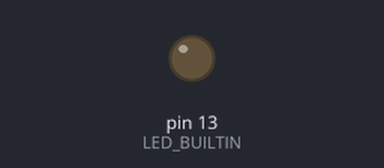
A sketch run on a simulated Arduino Uno, built with avr-gcc and run on an emulated ATmega328P. Shown: output pins drawn as LEDs (lit = HIGH).

Above: at 1.8 s.
At 6.07 s:
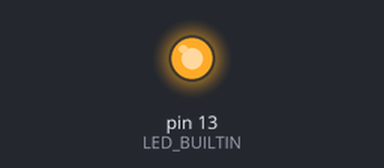
Timing chart, 0 to 6.4 s (numbered marks = the images above):
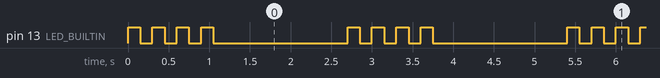

Measured:
- by itself, pin 13 (LED_BUILTIN): repeats every 2.7 s: 3 × (LOW 0.15 s, HIGH 0.15 s), LOW 1.7 s, HIGH 0.15 s
- by itself, everything shown: repeats every 2.7 s, in 8 steps

The sketch:

10-repeticiones-contadas-con-for.ino
```cpp
// Curso PX-32 — Lección 10: contar destellos con for.
const int DESTELLOS = 4;
const int INTERVALO_MS = 150;

void setup() {
  pinMode(LED_BUILTIN, OUTPUT);
}

void loop() {
  for (int contador = 0; contador < DESTELLOS; contador = contador + 1) {
    digitalWrite(LED_BUILTIN, HIGH);
    delay(INTERVALO_MS);

    digitalWrite(LED_BUILTIN, LOW);
    delay(INTERVALO_MS);
  }

  delay(1500);  // Separa un grupo del siguiente.
}
```
